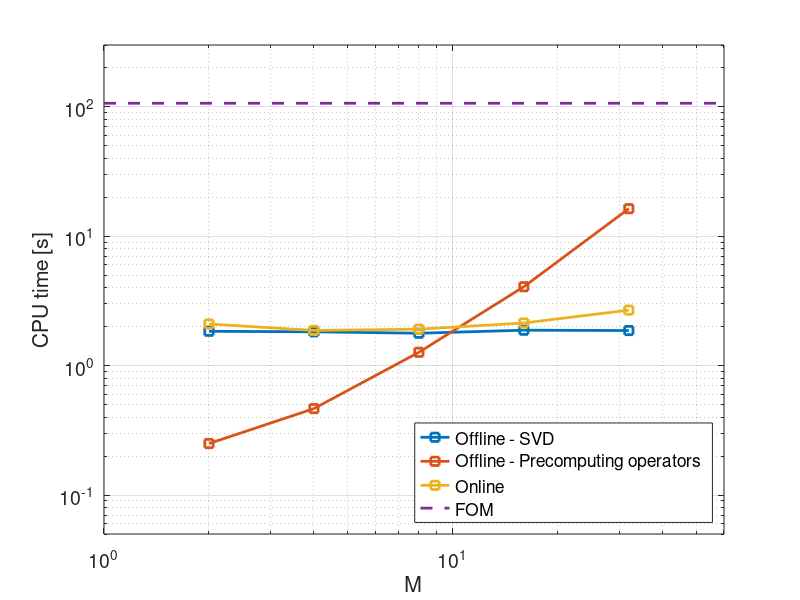

The MATLAB source for this figure: (Note: this script raises an error after producing the figure.)
M_list = [2 2 4 4 8 8 16 16 32 32];

svd = [   1.838781550000000   1.845571699000000   1.865703083000000   1.783140290000000  1.740951802000000   1.815695423000001  1.900404364000000   1.855649407000000  1.749046473000000   1.983229209000000];

precompute =  [0.251733964000000   0.248007699000000    0.465944821000000   0.464967988000000   1.286483787000000   1.248063014000000   4.100600315000000   4.040544959999999   16.991264284000003  15.634421606000000];

time_loop =   [ 2.364090564000001   1.830272943000001    1.880433734000000   1.860130696000000   1.924760972000000   1.900528199999999    2.122761275000000   2.145150909000000   2.754535253000000   2.612073565000003];
% FOM has been run 3 times:
% results are for the time_loop
fom = [     1.004640919380000e+02 1.082086400460000e+02   1.106526816070000e+02];


avg =@(list) 0.5*(list(1:2:end) + list(2:2:end));

figure
set(gca,'LineWidth',1);
M_plot = M_list(1:2:end);
svd_plot = avg(svd);

precompute_plot = avg(precompute);

time_plot = avg(time_loop);

loglog(M_plot,svd_plot,'s-','LineWidth',2);
hold on
loglog(M_plot,precompute_plot,'s-','LineWidth',2);
loglog(M_plot,time_plot,'s-','LineWidth',2);
loglog([1;60],[mean(fom);mean(fom)],'--','LineWidth',2);

grid
legend('Offline - SVD','Offline - Precomputing operators','Online','FOM','Location','southeast');
xlabel('M');
ylabel('CPU time [s]');
xlim([1 60]);
ylim([0.5e-1 3e2]);
set(gca,'FontSize',14);

%%
export_fig('CPUtimings_shearlayer_unsteady','-pdf','-transparent')
